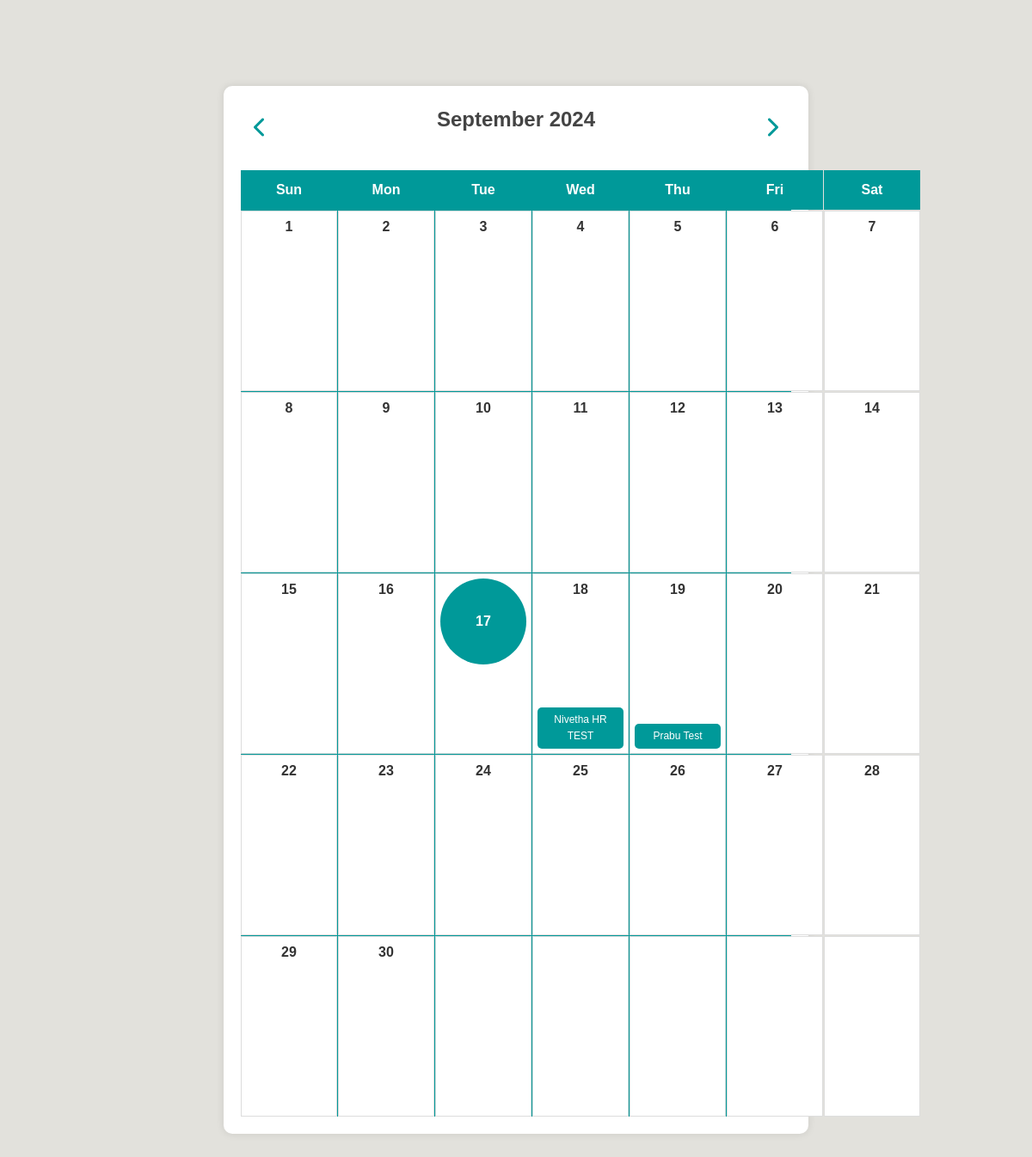
/calendar, run on an earlier commit of the app's database.
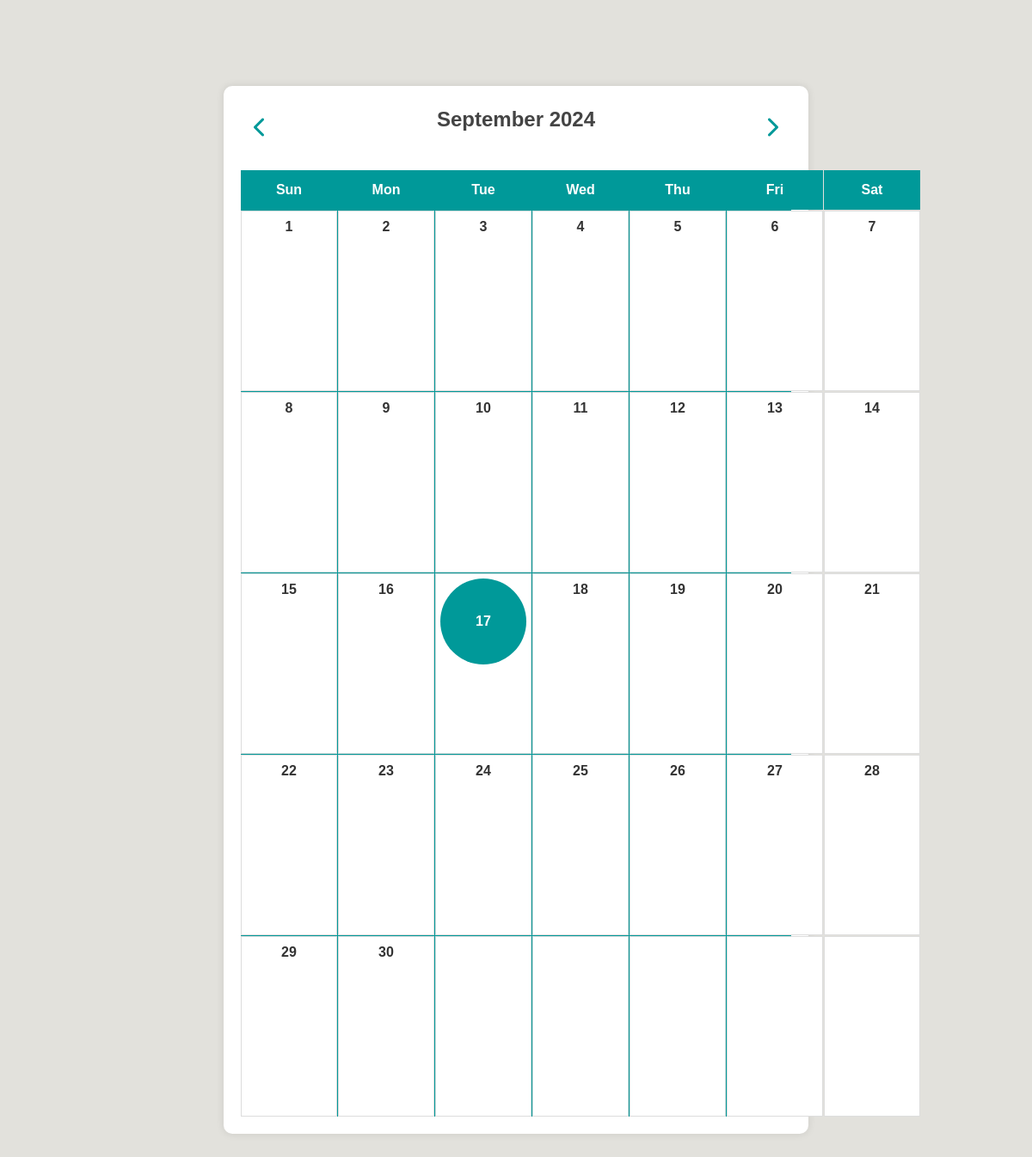
And on a later commit of the database.
### app/models.py (models this page shows)
class Event(db.Model):
    id = db.Column(db.Integer, primary_key=True)
    title = db.Column(db.String(100), nullable=False)
    date = db.Column(db.Date, nullable=False)
    description = db.Column(db.String(200))

### app/routes.py (the view, shortened to what this page needs)
@app.route('/calendar', methods=['GET', 'POST'])
def calendar_view():
    year = int(request.args.get('year', datetime.now().year))
    month = int(request.args.get('month', datetime.now().month))
    today = datetime.now().day if month == datetime.now().month else None
    month_name = cal.month_name[month]
    cal_instance = cal.Calendar(firstweekday=6)  # Sunday as the first day of the week
    month_days = cal_instance.monthdayscalendar(year, month)
    events = Event.query.filter(
        db.extract('month', Event.date) == month,
        db.extract('year', Event.date) == year
    ).all()
    return render_template(
        'calendar.html', current_month=month_name, current_year=year,
        weeks=month_days, events=events, current_day=today,
        previous_month=(month - 1) or 12,
        previous_year=year - 1 if month == 1 else year,
        next_month=(month + 1) if month < 12 else 1,
        next_year=year + 1 if month == 12 else year
    )

### app/templates/calendar.html (shortened to what this page needs)
{% extends 'base_cal.html' %}
{% block content %}
<div class="calendar-container">
    <div class="calendar-header">
        <button id="prevMonth"><i class="fa-solid fa-chevron-left"></i></button>
        <h2 id="monthYear">{{ current_month }} {{ current_year }}</h2>
        <button id="nextMonth"><i class="fa-solid fa-chevron-right"></i></button>
    </div>
    <div class="calendar-grid">
        <div class="day-name">Sun</div>
        <div class="day-name">Mon</div>
        <div class="day-name">Tue</div>
        <div class="day-name">Wed</div>
        <div class="day-name">Thu</div>
        <div class="day-name">Fri</div>
        <div class="day-name">Sat</div>
        {% for week in weeks %}
            {% for day in week %}
            <div class="calendar-day">
                {% if day > 0 %}
                    <div class="day-number {% if day == current_day %}today{% endif %}">
                        {{ day }}
                    </div>
                    <div class="events-list">
                        {% for event in events %}
                            {% if event.date.day == day %}
                            <div class="event-title"
                                 data-title="{{ event.title }}"
                                 data-date="{{ event.date.strftime('%Y-%m-%d') }}"
                                 data-description="{{ event.description }}"
                                 onclick="showPopup(this)">
                                {{ event.title }}
                            </div>
                            {% endif %}
                        {% endfor %}
                    </div>
                {% else %}
                    <div class="empty-day"></div>
                {% endif %}
            </div>
            {% endfor %}
        {% endfor %}
    </div>
</div>
{% endblock %}

### app/templates/base_cal.html (shortened to what this page needs)
<!DOCTYPE html>
<html lang="en">
<head>
    <link rel="stylesheet" href="{{ url_for('static', filename='css/style_cal.css') }}">
    <link rel="stylesheet" href="https://cdnjs.cloudflare.com/ajax/libs/font-awesome/6.6.0/css/all.min.css" />
    <link rel="stylesheet" href="https://cdnjs.cloudflare.com/ajax/libs/font-awesome/6.6.0/css/brands.min.css" />
</head>
<body>
    <div class="container">
        {% block content %}{% endblock %}
    </div>
</body>
</html>

### app/static/css/style_cal.css (style rules this page uses)
body, h1, h2, h3, p, form { margin: 0; padding: 0; }
body { font-family: Arial, sans-serif; background-color: #f4f4f9; color: #333; line-height: 1.6; }
.container { width: 60%; margin: 0 auto; padding: 20px; padding-top:200px; }
h1, h2 { color: #444; margin-bottom: 20px; }
button { background: #45a049; color: #fff; border: none; padding: 10px 15px; border-radius: 4px; cursor: pointer; font-size: 16px; }
:root { --primary-clr: #009999; }
* { margin: 0; padding: 0; box-sizing: border-box; font-family: "Poppins", sans-serif; }
body { position: relative; min-height: 100vh; display: flex; align-items: center; justify-content: center; padding-bottom: 30px; background-color: #e2e1dc; }
.calendar-container { display: flex; flex-direction: column; align-items: center; background: #fff; border-radius: 10px; box-shadow: 0 0 10px rgba(0, 0, 0, 0.1); width: 100%; max-width: 1200px; margin: auto; padding: 20px; }
.calendar-header { display: flex; align-items: center; justify-content: space-between; width: 100%; max-width: 800px; margin-bottom: 20px; }
.calendar-header h2 { font-size: 1.5rem; font-weight: 600; }
.calendar-header button { background-color: transparent; border: none; font-size: 1.5rem; cursor: pointer; color: var(--primary-clr); }
.day-number { font-size: 1rem; font-weight: 500; margin-bottom: 5px; height: 100px; width: 100px; }
.today { font-weight: bold; color: #fff; background-color: var(--primary-clr); border-radius: 50%; padding: 5px; display: inline-block; }

### app/templates/calendar.html (style rules this page uses)
body, h1, h2, h3, p, form { margin: 0; padding: 0; }
body { font-family: Arial, sans-serif; background-color: #f4f4f9; color: #333; line-height: 1.6; position: relative; min-height: 100vh; display: flex; align-items: center; justify-content: center; padding-bottom: 30px; background-color: #e2e1dc; }
.container { width: 60%; margin: 0 auto; padding: 20px; padding-top: 100px; }
h1, h2 { color: #444; margin-bottom: 20px; }
button { background: #45a049; color: #fff; border: none; padding: 10px 15px; border-radius: 4px; cursor: pointer; font-size: 16px; }
:root { --primary-clr: #009999; }
.calendar-container { display: flex; flex-direction: column; align-items: center; background: #fff; border-radius: 10px; box-shadow: 0 0 10px rgba(0, 0, 0, 0.1); width: 100%; max-width: 1200px; margin: auto; padding: 20px; }
.calendar-header { display: flex; align-items: center; justify-content: space-between; width: 100%; max-width: 800px; margin-bottom: 20px; }
.calendar-header h2 { font-size: 1.5rem; font-weight: 600; }
.calendar-header button { background-color: transparent; border: none; font-size: 1.5rem; cursor: pointer; color: var(--primary-clr); }
.calendar-grid { display: grid; grid-template-columns: repeat(7, 1fr); gap: 1px; background: var(--primary-clr); width: 100%; }
.calendar-day { display: flex; flex-direction: column; justify-content: space-between; align-items: center; background: #fff; border: 1px solid #ddd; position: relative; padding: 5px; box-sizing: border-box; height: 210px; }
.day-name { font-weight: bold; background: var(--primary-clr); color: #fff; padding: 10px 0; text-align: center; }
.day-number { position: relative; font-weight: bold; margin-bottom: 5px; display: flex; justify-content: center; }
.day-number.today { display: flex; justify-content: center; align-items: center; }
.today { font-weight: bold; color: #fff; background-color: var(--primary-clr); border-radius: 50%; padding: 5px; display: inline-block; }
.empty-day { background-color: white; height: 100%; width: 100%; }

What changed in the data, as far as the page shows it:
removed Event: title "Nivetha HR TEST", shown under "18"
removed Event: title "Prabu Test", shown under "19"
